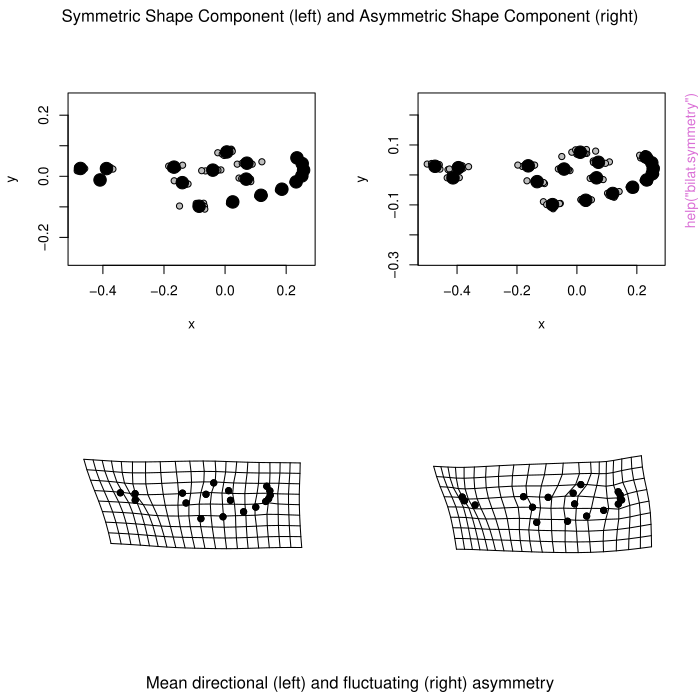

This figure's R source:
pkgname <- "geomorph"
source(file.path(R.home("share"), "R", "examples-header.R"))
options(warn = 1)
library('geomorph')

base::assign(".oldSearch", base::search(), pos = 'CheckExEnv')
base::assign(".old_wd", base::getwd(), pos = 'CheckExEnv')
cleanEx()
nameEx("arrayspecs")
### * arrayspecs

flush(stderr()); flush(stdout())

### Name: arrayspecs
### Title: Convert landmark data matrix into array (p x k x n)
### Aliases: arrayspecs
### Keywords: utilities

### ** Examples

x<-matrix(rnorm(18),nrow=3)  # Random triangles (all coordinates on same row for each triangle)
arrayspecs(x,3,2) 
 
x2<-matrix(rnorm(18),ncol=2) # Random triangles (each landmark on its own row)
arrayspecs(x2,3,2)



cleanEx()
nameEx("bilat.symmetry")
### * bilat.symmetry

flush(stderr()); flush(stdout())

### Name: bilat.symmetry
### Title: Analysis of bilateral symmetry
### Aliases: bilat.symmetry
### Keywords: analysis

### ** Examples

#Example of matching symmetry

data(mosquito)
gdf <- geomorph.data.frame(wingshape = mosquito$wingshape, ind=mosquito$ind, side=mosquito$side,
replicate=mosquito$replicate)
mosquito.sym <- bilat.symmetry(A = wingshape, ind = ind, side = side,
replicate = replicate, object.sym = FALSE, RRPP = TRUE, iter = 499, data = gdf)
summary(mosquito.sym)
plot(mosquito.sym, warpgrids = TRUE)
mosquito.sym$shape.anova # extract just the anova table on shape

# Previous example, performing GPA first
Y.gpa <- gpagen(mosquito$wingshape)
mosquito.sym2 <- bilat.symmetry(A = Y.gpa, ind = ind, side = side,
replicate = replicate, object.sym = FALSE, RRPP = TRUE, iter = 499, data = gdf)
summary(mosquito.sym2)
summary(mosquito.sym) # same results

#Example of object symmetry

data(scallops)
gdf <- geomorph.data.frame(shape = scallops$coorddata, ind=scallops$ind)
scallop.sym <- bilat.symmetry(A = shape, ind = ind, object.sym = TRUE, 
land.pairs=scallops$land.pairs, data = gdf, RRPP = TRUE, iter = 499)
summary(scallop.sym)

# Previous example, incorporating semilandmarks

scallop.sym <- bilat.symmetry(A = shape, ind = ind, object.sym = TRUE, 
curves= scallops$curvslide, surfaces = scallops$surfslide,
land.pairs=scallops$land.pairs, data = gdf, RRPP = TRUE, iter = 499)
summary(scallop.sym)
# NOTE one can also: plot(scallop.sym, warpgrids = TRUE, mesh = NULL)
# NOTE one can also: scallop.sym$data.type # recall the symmetry type



cleanEx()
nameEx("combine.subsets")
### * combine.subsets

flush(stderr()); flush(stdout())

### Name: combine.subsets
### Title: Combine separate landmark configurations
### Aliases: combine.subsets
### Keywords: utilities

### ** Examples

data(larvalMorph) 
head.gpa <- gpagen(larvalMorph$headcoords, curves = larvalMorph$head.sliders)
tail.gpa <- gpagen(larvalMorph$tailcoords, curves = larvalMorph$tail.sliders)
comb.lm <- combine.subsets(head = head.gpa, tail = tail.gpa, gpa = TRUE)
summary(comb.lm)
# Plot first specimen and color code landmarks 
# (configurations are actual relative size)
comb.lm$coords[,,1]
plot(comb.lm$coords[,,1], pch = 21, bg = c(rep(1,26), rep(2,64)), asp = 1)

# choose to override scaling by relative size 
comb.lm <- combine.subsets(head = head.gpa$coords, 
tail = tail.gpa$coords, gpa = FALSE, CS.sets = NULL)
summary(comb.lm)
plot(comb.lm$coords[,,1], pch = 21, bg = c(rep(1,26), rep(2,64)), asp = 1)



cleanEx()
nameEx("compare.CR")
### * compare.CR

flush(stderr()); flush(stdout())

### Name: compare.CR
### Title: Comparisons of Effect Sizes from Modularity Analyses
### Aliases: compare.CR
### Keywords: analysis

### ** Examples


### NOT RUN
# Example 1: Compare modular signal across datasets

# data(pupfish) 
# Y.gpa<-gpagen(pupfish$coords, print.progress = FALSE)    #GPA-alignment    
## landmarks on the body and operculum
# land.gps<-rep('a',56); land.gps[39:48]<-'b'

# group <- factor(paste(pupfish$Pop, pupfish$Sex, sep = "."))
# levels(group)

# coords.gp <- coords.subset(Y.gpa$coords, group)

# modularity.tests <- lapply(1:nlevels(group), function(j) modularity.test(coords.gp[[j]],
#  land.gps, iter = 499, print.progress = FALSE))
## the lapply function performs the modularity test on each 3D array in the lists provided

# modularity.tests[[1]]
# modularity.tests[[2]]
# modularity.tests[[3]]
# modularity.tests[[4]]

# group.Z <- compare.CR(modularity.tests, CR.null = FALSE)
# group.Z  ## NOTE: need a summary function 

# Example 2: Compare alternative modular hypotheses

# land.gps3 <- rep('a',56); land.gps3[39:48]<-'b'; land.gps3[c(6:9,28:38)] <- 'c' 
   #3 module hypothesis (tail now a module)
# land.gps4 <- rep('a',56); land.gps4[39:48]<-'b'; land.gps4[c(6:9,28:38)] <- 'c'; 
 # land.gps4[c(10,49:56)] <- 'd'  #4 module hypothesis (eye now a module)

# m3.test <- modularity.test(coords.gp$Marsh.F,land.gps3, iter = 499, print.progress = FALSE)
# m4.test <- modularity.test(coords.gp$Marsh.F,land.gps4, iter = 499, print.progress = FALSE)

# model.Z <- compare.CR(modularity.tests[[1]],m3.test,m4.test, CR.null = TRUE)
# model.Z 




cleanEx()
nameEx("compare.evol.rates")
### * compare.evol.rates

flush(stderr()); flush(stdout())

### Name: compare.evol.rates
### Title: Comparing net rates of shape evolution on phylogenies
### Aliases: compare.evol.rates
### Keywords: analysis

### ** Examples

data(plethspecies) 
Y.gpa<-gpagen(plethspecies$land)    #GPA-alignment    
 gp.end<-factor(c(0,0,1,0,0,1,1,0,0))  #endangered species vs. rest
 names(gp.end)<-plethspecies$phy$tip

ER<-compare.evol.rates(A=Y.gpa$coords, phy=plethspecies$phy,method="simulation",gp=gp.end,iter=999)
summary(ER)
plot(ER)



cleanEx()
nameEx("compare.multi.evol.rates")
### * compare.multi.evol.rates

flush(stderr()); flush(stdout())

### Name: compare.multi.evol.rates
### Title: Comparing net rates of shape evolution among traits on
###   phylogenies
### Aliases: compare.multi.evol.rates
### Keywords: analysis

### ** Examples


data(plethspecies) 
Y.gpa<-gpagen(plethspecies$land)    #GPA-alignment    
land.gp<-c("A","A","A","A","A","B","B","B","B","B","B")  #mandible and cranium subsets

EMR<-compare.multi.evol.rates(A=Y.gpa$coords,gp=land.gp, 
    Subset=TRUE, phy= plethspecies$phy,iter=999)
summary(EMR)
plot(EMR)



cleanEx()
nameEx("compare.pls")
### * compare.pls

flush(stderr()); flush(stdout())

### Name: compare.pls
### Title: Comparisons of Effect Sizes from Partial Least Squares
### Aliases: compare.pls
### Keywords: analysis

### ** Examples

# Example of comparative morphological integration between pupfish head and body shapes

 data(pupfish) # GPA previously performed
  
 group <- factor(paste(pupfish$Pop, pupfish$Sex, sep = "."))
 levels(group)
  
 tail.LM <- c(1:3, 5:9, 18:38)
 head.LM <- (1:56)[-tail.LM]

 tail.coords <- pupfish$coords[tail.LM,,]
 head.coords <- pupfish$coords[head.LM,,]
 
 # Subset 3D array by group, returning a list of 3D arrays
 tail.coords.gp <- coords.subset(tail.coords, group)
 head.coords.gp <- coords.subset(head.coords, group)

 integ.tests <- Map(function(x,y) integration.test(x, y, iter=499, print.progress = FALSE), 
 head.coords.gp, tail.coords.gp)
# the map function performs the integration test on each 3D array in the lists provided

 integ.tests$Marsh.F
 integ.tests$Marsh.M
 integ.tests$Sinkhole.F
 integ.tests$Sinkhole.M

 group.Z <- compare.pls(integ.tests)
 summary(group.Z)

 # Sexual dimorphism in morphological integration in one population
 # but not the other

 # can also list different PLS analyses, separately

 compare.pls(MF = integ.tests$Marsh.F, MM = integ.tests$Marsh.M)




cleanEx()
nameEx("coords.subset")
### * coords.subset

flush(stderr()); flush(stdout())

### Name: coords.subset
### Title: Subset landmark coordinates via a factor
### Aliases: coords.subset
### Keywords: utilities

### ** Examples

data(pupfish) 
group <- factor(paste(pupfish$Pop, pupfish$Sex))
levels(group)
new.coords <- coords.subset(A = pupfish$coords, group = group)
names(new.coords) # see the list levels
# group shape means
lapply(new.coords, mshape)




cleanEx()
nameEx("define.sliders")
### * define.sliders

flush(stderr()); flush(stdout())

### Name: define.sliders
### Title: Select points to "slide" along curves
### Aliases: define.sliders
### Keywords: utilities

### ** Examples

 
## (not run) Use interactive function in rgl window
 # data(scallops)
 # define.sliders(scallops$coorddata[,,1], nsliders=11,surfsliders = scallops$surfslide) 
 # here the first specimen is used for plotting purposes only
 
## Examples of AUTO mode 
 ## 1 curve of sliding semilandmark
 # Define sliders for scallopdata
 # sliders = define.sliders(c(5:16,1))

 ## 2 curves of sliding semilandmarks
 # Define sliders for 10 landmarks, where LMs 1, 5, and 10 fixed
 # 2, 3, and 4 are along a curve between 1 and 5
 # and 6, 7, 8, and 9 are along a curve between 5 and 10.
 # sliders = rbind(define.sliders(1:5), define.sliders(5:10)) 



cleanEx()
nameEx("estimate.missing")
### * estimate.missing

flush(stderr()); flush(stdout())

### Name: estimate.missing
### Title: Estimate locations of missing landmarks
### Aliases: estimate.missing
### Keywords: utilities

### ** Examples

data(plethodon)
plethland<-plethodon$land
  plethland[3,,2]<-plethland[8,,2]<-NA  #create missing landmarks
  plethland[3,,5]<-plethland[8,,5]<-plethland[9,,5]<-NA  
  plethland[3,,10]<-NA  
  
estimate.missing(plethland,method="TPS")
estimate.missing(plethland,method="Reg")



cleanEx()
nameEx("fixed.angle")
### * fixed.angle

flush(stderr()); flush(stdout())

### Name: fixed.angle
### Title: Rotate a subset of 2D landmarks to common articulation angle
### Aliases: fixed.angle
### Keywords: utilities

### ** Examples

#Example using Plethodon
#Articulation point is landmark 1, rotate mandibular landmarks (2-5) relative to cranium

data(plethspecies) 
# Using specific points:
newLM1 <- fixed.angle(plethspecies$land,
art.pt=1, angle.pts.1 = 5, 
angle.pts.2 = 6, rot.pts = c(2,3,4,5))
Y.gpa1 <- gpagen(newLM1)
plot(Y.gpa1, mean = FALSE)

# Using centroids from subsets
newLM2 <- fixed.angle(plethspecies$land,art.pt=1, 
angle.pts.1 = c(1, 6:11), 
angle.pts.2 = 2:5, 
rot.pts = NULL, angle = 20, 
degrees = TRUE) # rotated points same as second partition
Y.gpa2 <- gpagen(newLM2)
plot(Y.gpa2, mean = FALSE)




cleanEx()
nameEx("geomorph.data.frame")
### * geomorph.data.frame

flush(stderr()); flush(stdout())

### Name: geomorph.data.frame
### Title: Create a data frame with shape data
### Aliases: geomorph.data.frame
### Keywords: utilities

### ** Examples

data(plethodon) 
Y.gpa <- gpagen(plethodon$land,PrinAxes=FALSE)
gdf <- geomorph.data.frame(Y.gpa)
attributes(gdf)

gdf <- geomorph.data.frame(Y.gpa, species = plethodon$species, site = plethodon$site)
attributes(gdf)

# Using geomorph.data.frame to facilitate analysis
anova(procD.lm(coords ~ Csize + species * site, data = gdf))



cleanEx()
nameEx("globalIntegration")
### * globalIntegration

flush(stderr()); flush(stdout())

### Name: globalIntegration
### Title: Quantify global integration relative to self-similarity
### Aliases: globalIntegration
### Keywords: analysis

### ** Examples

data(plethodon) 
Y.gpa<-gpagen(plethodon$land)    #GPA-alignment    

globalIntegration(Y.gpa$coords)



cleanEx()
nameEx("gm.prcomp")
### * gm.prcomp

flush(stderr()); flush(stdout())

### Name: gm.prcomp
### Title: Principal components analysis of shape data
### Aliases: gm.prcomp
### Keywords: visualization

### ** Examples

 data(plethspecies) 
 Y.gpa <- gpagen(plethspecies$land)    #GPA-alignment
 
 ### PCA 
 pleth.raw <- gm.prcomp(Y.gpa$coords)
 summary(pleth.raw)
 
 ### PCA with phylogeny (result is same as above, but with additional components)
 pleth.phylo <- gm.prcomp(Y.gpa$coords, phy = plethspecies$phy)
 summary(pleth.phylo)
 
 #### Plotting
 plot(pleth.raw)
 gps <- as.factor(c(rep("gp1", 5), rep("gp2", 4))) # Two random groups
 par(mar=c(2, 2, 2, 2))
 plot(pleth.raw, pch=22, cex = 1.5, bg = gps) # Modify options as desired
 #  Add things as desired using standard R plotting
 text(par()$usr[1], 0.1*par()$usr[3], labels = "PC1 - 45.64%", pos = 4, font = 2)
 text(0, 0.95*par()$usr[4], labels = "PC2 - 18.80%", pos = 4, font = 2)
 legend("topleft", pch=22, pt.bg = unique(gps), legend = levels(gps))
 
 ### Phylomorphospace plot
 plot(pleth.phylo, pch=21, bg=1:nrow(pleth.phylo$x), phylo = TRUE,
      phylo.par = list(edge.color="grey", node.cex=0)); title(main="phylomorphospace")
 text(pleth.phylo$x, labels = labels(pleth.phylo$x)[[1]],
      pos = 2, font = 4) 
 text(pleth.phylo$anc.x, labels = 1:nrow(pleth.phylo$anc.x),
      adj = c(-0.1, -0.1), font = 2) 
 
 ### Visualize shape variation using picknplot.shape Because picknplot requires 
 ### user decisions, the following example
 ### is not run (but can be with removal of #).
 ### For detailed options, see the picknplot help file
 # picknplot.shape(plot(pleth.phylo))
 




graphics::par(get("par.postscript", pos = 'CheckExEnv'))
cleanEx()
nameEx("gpagen")
### * gpagen

flush(stderr()); flush(stdout())

### Name: gpagen
### Title: Generalized Procrustes analysis of points, curves, and surfaces
### Aliases: gpagen
### Keywords: analysis

### ** Examples

# Example 1: fixed points only
data(plethodon) 
Y.gpa <- gpagen(plethodon$land,PrinAxes=FALSE)
summary(Y.gpa)
plot(Y.gpa)

# Example 2: points and semilandmarks on curves
data(hummingbirds)

###Slider matrix
hummingbirds$curvepts

# Using bending energy for sliding
Y.gpa <- gpagen(hummingbirds$land,curves=hummingbirds$curvepts,ProcD=FALSE)   
summary(Y.gpa)
plot(Y.gpa)


# Using Procrustes Distance for sliding
Y.gpa <- gpagen(hummingbirds$land,curves=hummingbirds$curvepts,ProcD=TRUE)   
summary(Y.gpa)
plot(Y.gpa)


# Example 3: points, curves and surfaces
data(scallops)

# Using Procrustes Distance for sliding
Y.gpa <- gpagen(A=scallops$coorddata, curves=scallops$curvslide, surfaces=scallops$surfslide)
# NOTE can summarize as: summary(Y.gpa)
# NOTE can plot as: plot(Y.gpa) 



cleanEx()
nameEx("gridPar")
### * gridPar

flush(stderr()); flush(stdout())

### Name: gridPar
### Title: Set up parameters for grids, points, and links in
###   plotRefToTarget
### Aliases: gridPar
### Keywords: utilities visualization

### ** Examples

data(plethodon) 
Y.gpa<-gpagen(plethodon$land)    #GPA-alignment
ref<-mshape(Y.gpa$coords)
plotRefToTarget(ref,Y.gpa$coords[,,39]) # default settings

# Altering points and links
GP1 <- gridPar(pt.bg = "red", pt.size = 1, link.col="blue", link.lwd=2, n.col.cell=50)
plotRefToTarget(ref,Y.gpa$coords[,,39], gridPars=GP1, mag=2, 
links=plethodon$links, method="TPS")

# Altering point color
GP2 <- gridPar(pt.bg = "green", pt.size = 1) 
plotRefToTarget(ref,Y.gpa$coords[,,39], gridPars=GP2, mag=3, method="vector")

# Altering ref and target points
GP3 <- gridPar(pt.bg = "blue", pt.size = 1.5, tar.pt.bg = "orange", tar.pt.size = 1) 
plotRefToTarget(ref,Y.gpa$coords[,,39], gridPars=GP3, mag=3, method="points")

# Altering outline color
GP4 <- gridPar(tar.out.col = "red", tar.out.cex = 0.3) 
plotRefToTarget(ref,Y.gpa$coords[,,39], gridPars=GP4, mag=3, 
outline=plethodon$outline, method="TPS")

# Altering text labels
GP5 <- gridPar(txt.pos = 3, txt.col = "red") 
plotRefToTarget(ref,Y.gpa$coords[,,39], gridPars=GP5, mag=3, method="vector", label=TRUE)



cleanEx()
nameEx("integration.test")
### * integration.test

flush(stderr()); flush(stdout())

### Name: integration.test
### Title: Quantify morphological integration between modules
### Aliases: integration.test
### Keywords: analysis

### ** Examples

data(plethodon) 
Y.gpa<-gpagen(plethodon$land)    #GPA-alignment    
#landmarks on the skull and mandible assigned to partitions
land.gps<-c("A","A","A","A","A","B","B","B","B","B","B","B") 
IT <- integration.test(Y.gpa$coords, partition.gp=land.gps, iter=999)
summary(IT) # Test summary
plot(IT) # PLS plot

 
 ### Visualize shape variation using picknplot.shape Because picknplot requires 
 ### user decisions, the following example
 ### is not run (but can be with removal of #).
 ### For detailed options, see the picknplot help file
 # picknplot.shape(plot(IT))

IT$left.pls.vectors # extracting just the left (first block) singular vectors



cleanEx()
nameEx("interlmkdist")
### * interlmkdist

flush(stderr()); flush(stdout())

### Name: interlmkdist
### Title: Calculate linear distances between landmarks
### Aliases: interlmkdist
### Keywords: utilities

### ** Examples

 
data(plethodon)
# Make a matrix defining three interlandmark distances 
lmks <- matrix(c(8,9,6,12,4,2), ncol=2, byrow=TRUE, 
dimnames = list(c("eyeW", "headL", "mouthL"),c("start", "end")))
# where 8-9 is eye width; 6-12 is head length; 4-2 is mouth length
# or alternatively
lmks <- data.frame(eyeW = c(8,9), headL = c(6,12), mouthL = c(4,2), 
row.names = c("start", "end")) 
A <- plethodon$land
lineardists <- interlmkdist(A, lmks)



cleanEx()
nameEx("modularity.test")
### * modularity.test

flush(stderr()); flush(stdout())

### Name: modularity.test
### Title: Evaluate the degree of modular signal in shape data
### Aliases: modularity.test
### Keywords: analysis

### ** Examples

data(pupfish) 
Y.gpa<-gpagen(pupfish$coords, print.progress = FALSE)    #GPA-alignment    
 #landmarks on the body and operculum
land.gps<-rep('a',56); land.gps[39:48]<-'b'

MT <- modularity.test(Y.gpa$coords,land.gps,CI=FALSE,iter=99)
summary(MT) # Test summary
plot(MT) # Histogram of CR sampling distribution 
# Result implies modularity present



cleanEx()
nameEx("morphol.disparity")
### * morphol.disparity

flush(stderr()); flush(stdout())

### Name: morphol.disparity
### Title: Morphological disparity for one or more groups of specimens
### Aliases: morphol.disparity
### Keywords: analysis

### ** Examples

data(plethodon)
Y.gpa<-gpagen(plethodon$land, print.progress = FALSE)    #GPA-alignment
gdf <- geomorph.data.frame(Y.gpa, species = plethodon$species, 
site = plethodon$site)

# Morphological disparity for entire data set
morphol.disparity(coords ~ 1, groups = NULL, data = gdf, 
iter = 999, print.progress = FALSE)

# Morphological disparity for entire data set, accounting for allometry
morphol.disparity(coords ~ Csize, groups= NULL, data = gdf, 
iter = 999, print.progress = FALSE)

# Morphological disparity without covariates, using overall mean
morphol.disparity(coords ~ 1, groups= ~ species*site, data = gdf, 
iter = 999, print.progress = FALSE)

# Morphological partial disparities for overal mean
morphol.disparity(coords ~ 1, groups= ~ species*site, partial = TRUE, 
data = gdf, iter = 999, print.progress = FALSE)

# Morphological disparity without covariates, using group means
morphol.disparity(coords ~ species*site, groups= ~species*site, 
data = gdf, iter = 999, print.progress = FALSE)

# Morphological disparity of different groups than those 
# described by the linear model
morphol.disparity(coords ~ Csize + species*site, groups= ~ species, 
data = gdf, iter = 999, print.progress = FALSE)

# Extracting components
MD <- morphol.disparity(coords ~ Csize + species*site, groups= ~ species, 
data = gdf, iter = 999, print.progress = FALSE)
MD$Procrustes.var # just the Procrustes variances


### Morphol.disparity can be used with previously-defined 
### procD.lm or lm.rrpp class objects

data(plethspecies)
Y.gpa<-gpagen(plethspecies$land)    #GPA-alignment
gp.end<-factor(c(0,0,1,0,0,1,1,0,0))  #endangered species vs. rest
names(gp.end)<-plethspecies$phy$tip

gdf <- geomorph.data.frame(Y.gpa, phy = plethspecies$phy, gp.end = gp.end)

pleth.ols <- procD.lm(coords ~ Csize + gp.end, 
data = gdf, iter = 999) # ordinary least squares
pleth.pgls <- procD.pgls(coords ~ Csize + gp.end, phy = phy, 
data = gdf, iter = 999) # phylogenetic generalized least squares

summary(pleth.ols)
summary(pleth.pgls)

morphol.disparity(f1 = pleth.ols, groups = ~ gp.end, data = gdf, 
iter = 999, print.progress = FALSE)
morphol.disparity(f1 = pleth.pgls, groups = ~ gp.end, data = gdf, 
iter = 999, print.progress = FALSE)

 ### Morphol.disparity using RRPP
 PW <- pairwise(pleth.ols, groups = gp.end)
 summary(PW, test.type = 'var')




cleanEx()
nameEx("mshape")
### * mshape

flush(stderr()); flush(stdout())

### Name: mshape
### Title: Estimate mean shape for a set of aligned specimens
### Aliases: mshape
### Keywords: utilities

### ** Examples

data(plethodon)
Y.gpa<-gpagen(plethodon$land)    #GPA-alignment

mshape(Y.gpa$coords)   #mean (consensus) configuration



cleanEx()
nameEx("phylo.integration")
### * phylo.integration

flush(stderr()); flush(stdout())

### Name: phylo.integration
### Title: Quantify phylogenetic morphological integration between two or
###   more sets of variables under Brownian motion
### Aliases: phylo.integration
### Keywords: analysis

### ** Examples


data(plethspecies) 
Y.gpa<-gpagen(plethspecies$land)    #GPA-alignment
land.gps<-c("A","A","A","A","A","B","B","B","B","B","B") 

IT<- phylo.integration(Y.gpa$coords,partition.gp=land.gps,phy=plethspecies$phy,iter=999)
summary(IT) # Test summary
plot(IT) # PLS plot

 ### Visualize shape variation using picknplot.shape Because picknplot requires 
 ### user decisions, the following example
 ### is not run (but can be with removal of #).
 ### For detailed options, see the picknplot help file
 # picknplot.shape(plot(IT))




cleanEx()
nameEx("phylo.modularity")
### * phylo.modularity

flush(stderr()); flush(stdout())

### Name: phylo.modularity
### Title: Evaluate the degree of phylogenetic modular signal in Procrustes
###   shape variables
### Aliases: phylo.modularity
### Keywords: analysis

### ** Examples

data(plethspecies)
Y.gpa<-gpagen(plethspecies$land)    #GPA-alignment
land.gps<-c("A","A","A","A","A","B","B","B","B","B","B") 

MT <- phylo.modularity(Y.gpa$coords, partition.gp=land.gps, phy=plethspecies$phy, 
CI = FALSE, iter=499)
summary(MT) # Test summary
plot(MT) # Histogram of CR sampling distribution 



cleanEx()
nameEx("physignal")
### * physignal

flush(stderr()); flush(stdout())

### Name: physignal
### Title: Assessing phylogenetic signal in Procrustes shape variables
### Aliases: physignal
### Keywords: analysis

### ** Examples

data(plethspecies) 
Y.gpa<-gpagen(plethspecies$land)    #GPA-alignment    

#Test for phylogenetic signal in shape
PS.shape <- physignal(A=Y.gpa$coords,phy=plethspecies$phy,iter=999)
summary(PS.shape)
plot(PS.shape)

#Test for phylogenetic signal in size
PS.size <- physignal(A=Y.gpa$Csize,phy=plethspecies$phy,iter=999)
summary(PS.size)
plot(PS.size)



cleanEx()
nameEx("picknplot.shape")
### * picknplot.shape

flush(stderr()); flush(stdout())

### Name: picknplot.shape
### Title: Pick points in geomorph scatterplots to visualize shape
###   variation
### Aliases: picknplot.shape
### Keywords: visualization

### ** Examples


### Because picknplot requires user decisions, the following examples
### are not run (but can be with removal of #s)

# 2d
# data(plethodon) 
# Y.gpa <- gpagen(plethodon$land)
# pleth.pca <- gm.prcomp(Y.gpa$coords)
# pleth.pca.plot <- plot(pleth.pca)
# picknplot.shape(pleth.pca.plot) 
# May change arguments for plotRefToTarget
# picknplot.shape(plot(pleth.pca), method = "points", mag = 3, links=plethodon$links)

# 2d with phylogeny
# data(plethspecies) 
# Y.gpa <- gpagen(plethspecies$land)
# gps <- as.factor(c(rep("gp1", 5), rep("gp2", 4))) # Two random groups
# pleth.phylo <- gm.prcomp(Y.gpa$coords, plethspecies$phy)
# pleth.phylomorphospace <- plot(pleth.phylo, phylo = TRUE, cex = 2, pch = 22, 
# bg = gps, phylo.par = list(edge.color = "blue", edge.width = 2, edge.lty = 2,
# node.pch = 22, node.bg = "black"))
# links.species <- plethodon$links[-11,]
# links.species[11, 1] <- 11
# picknplot.shape(pleth.phylomorphospace, method = "points", links = links.species)

# 2d allometry 
# gdf <- geomorph.data.frame(Y.gpa, site = plethodon$site, 
# species = plethodon$species) 
# fit <- procD.lm(coords ~ log(Csize), data=gdf, iter=0, print.progress = FALSE)
# Predline
# PA <- plotAllometry(fit, size = gdf$Csize, logsz = TRUE, method = "PredLine", pch = 19)
# picknplot.shape(PA)

# 3d and two-b-pls
# data("scallops")
# Y.gpa <- gpagen(scallops$coorddata, curves = scallops$curvslide, 
#              surfaces = scallops$surfslide)
# PLS <- two.b.pls(Y.gpa$coords, Y.gpa$Csize)
# PLS.plot = plot(PLS)
# picknplot.shape(PLS.plot)



cleanEx()
nameEx("plotAllSpecimens")
### * plotAllSpecimens

flush(stderr()); flush(stdout())

### Name: plotAllSpecimens
### Title: Plot landmark coordinates for all specimens
### Aliases: plotAllSpecimens
### Keywords: visualization

### ** Examples

data(plethodon) 
Y.gpa<-gpagen(plethodon$land)    #GPA-alignment

plotAllSpecimens(Y.gpa$coords,links=plethodon$links)



cleanEx()
nameEx("plotAllometry")
### * plotAllometry

flush(stderr()); flush(stdout())

### Name: plotAllometry
### Title: Plotting to assist visualization of shape-size covariation
###   (allometry)
### Aliases: plotAllometry
### Keywords: utilities

### ** Examples


# Simple allometry
data(plethodon) 
Y.gpa <- gpagen(plethodon$land, print.progress = FALSE)    #GPA-alignment  

gdf <- geomorph.data.frame(Y.gpa, site = plethodon$site, 
species = plethodon$species) 
fit <- procD.lm(coords ~ log(Csize), data=gdf, iter=0, print.progress = FALSE)

# Predline
plotAllometry(fit, size = gdf$Csize, logsz = TRUE, method = "PredLine", pch = 19)

# same as
logSize <- log(gdf$Csize)
plot(fit, type = "regression", reg.type = "PredLine", predictor = logSize, pch = 19)

# RegScore
plotAllometry(fit, size = gdf$Csize, logsz = TRUE, method = "RegScore", pch = 19)

# same as
plot(fit, type = "regression", reg.type = "RegScore", predictor = logSize, pch = 19)

# CAC
plotAllometry(fit, size = gdf$Csize, logsz = TRUE, method = "CAC", pch = 19)

# same (first plot) as
PLS <- two.b.pls(log(gdf$Csize), gdf$coords, print.progress = FALSE)
plot(PLS)

# Group Allometries
fit2 <- procD.lm(coords ~ Csize * species * site, data=gdf, iter=0, print.progress = FALSE)

# CAC (should not change from last time; model change has no effect)
plotAllometry(fit2, size = gdf$Csize, logsz = TRUE, method = "CAC", pch = 19)

# Predline
plotAllometry(fit2, size = gdf$Csize, logsz = TRUE, method = "PredLine", 
pch = 19, col = as.numeric(interaction(gdf$species, gdf$site)))

# RegScore
plotAllometry(fit2, size = gdf$Csize, logsz = TRUE, method = "RegScore", 
pch = 19, col = as.numeric(interaction(gdf$species, gdf$site)))

# Size-Shape PCA

pc.plot <- plotAllometry(fit2, size = gdf$Csize, logsz = TRUE, method = "size.shape", 
pch = 19, col = as.numeric(interaction(gdf$species, gdf$site)))
summary(pc.plot$size.shape.PCA)

# Are species' shape differences just a manifestation of shape allometry?

fit3 <- procD.lm(coords ~ species, data=gdf, iter=0, print.progress = FALSE)
plotAllometry(fit3, size = gdf$Csize, logsz = TRUE, method = "RegScore", 
pch = 19, col = as.numeric(gdf$species))

# No evidence this is the case




cleanEx()
nameEx("plotGMPhyloMorphoSpace")
### * plotGMPhyloMorphoSpace

flush(stderr()); flush(stdout())

### Name: plotGMPhyloMorphoSpace
### Title: Plot phylogenetic tree and specimens in tangent space
### Aliases: plotGMPhyloMorphoSpace
### Keywords: visualization

### ** Examples

data(plethspecies) 
Y.gpa<-gpagen(plethspecies$land)    #GPA-alignment    

plotGMPhyloMorphoSpace(plethspecies$phy,Y.gpa$coords)
plotGMPhyloMorphoSpace(plethspecies$phy,Y.gpa$coords, 
                 plot.param=list(t.bg="blue",txt.col="red",n.cex=1))
#NOTE: 3D plot also available: plotGMPhyloMorphoSpace(plethspecies$phy,Y.gpa$coords, zaxis= "time",
#                 plot.param=list(n.cex=2, n.bg="blue"), shadow=TRUE)



cleanEx()
nameEx("plotOutliers")
### * plotOutliers

flush(stderr()); flush(stdout())

### Name: plotOutliers
### Title: Find potential outliers
### Aliases: plotOutliers
### Keywords: utilities

### ** Examples

data(plethodon)
# let's make some outliers
newland <- plethodon$land
newland[c(1,8),,2] <- newland[c(8,1),,2]
newland[c(3,11),,26] <- newland[c(11,3),,2]
Y<- gpagen(newland) # GPA
out <- plotOutliers(Y$coords) # function returns dimnames and address of all specimens ordered
plotOutliers(Y$coords, inspect.outliers = TRUE) # function also produces plots of 
# identified outlier specimens compared to the mean shape

# example with groups
plotOutliers(Y$coords, groups = plethodon$species, inspect.outliers = TRUE)
 



cleanEx()
nameEx("plotRefToTarget")
### * plotRefToTarget

flush(stderr()); flush(stdout())

### Name: plotRefToTarget
### Title: Plot shape differences between a reference and target specimen
### Aliases: plotRefToTarget
### Keywords: visualization

### ** Examples

# Two dimensional data
data(plethodon) 
Y.gpa<-gpagen(plethodon$land)    #GPA-alignment
ref<-mshape(Y.gpa$coords)
plotRefToTarget(ref,Y.gpa$coords[,,39])
plotRefToTarget(ref,Y.gpa$coords[,,39],mag=2,outline=plethodon$outline)   #magnify by 2X
plotRefToTarget(ref,Y.gpa$coords[,,39],method="vector",mag=3)
plotRefToTarget(ref,Y.gpa$coords[,,39],method="points",outline=plethodon$outline)
plotRefToTarget(ref,Y.gpa$coords[,,39],gridPars=gridPar(pt.bg = "green", pt.size = 1),
method="vector",mag=3)

# Three dimensional data
# data(scallops)
# Y.gpa<-gpagen(A=scallops$coorddata, curves=scallops$curvslide, surfaces=scallops$surfslide)
# ref<-mshape(Y.gpa$coords)
# plotRefToTarget(ref,Y.gpa$coords[,,1],method="points")
# scallinks <- matrix(c(1,rep(2:16, each=2),1), nrow=16, byrow=TRUE)
# plotRefToTarget(ref,Y.gpa$coords[,,1],gridPars=gridPar(tar.pt.bg = "blue", tar.link.col="blue",
# tar.link.lwd=2), method="points", links = scallinks)




cleanEx()
nameEx("plotTangentSpace")
### * plotTangentSpace

flush(stderr()); flush(stdout())

### Name: plotTangentSpace
### Title: Plot specimens in tangent space
### Aliases: plotTangentSpace
### Keywords: visualization

### ** Examples

data(plethodon) 
Y.gpa<-gpagen(plethodon$land)    #GPA-alignment

gp <- interaction(plethodon$species, plethodon$site) # group must be a factor
plotTangentSpace(Y.gpa$coords, groups = gp) 

## To save and use output
PCA <- plotTangentSpace(Y.gpa$coords, groups = gp, legend=TRUE) 
summary(PCA)
PCA$pc.shapes
PCA$rotation

##To change colors of groups
col.gp <- rainbow(length(levels(gp))) 
   names(col.gp) <- levels(gp)
col.gp <- col.gp[match(gp, names(col.gp))] # col.gp must NOT be a factor
plotTangentSpace(Y.gpa$coords, groups = col.gp)

## To plot residual shapes from an allometry regression (note: must add mean back in!) 
plotTangentSpace(arrayspecs(resid(lm(two.d.array(Y.gpa$coords)~log(Y.gpa$Csize)))+
         predict(lm(two.d.array(Y.gpa$coords)~1)),12,2))



cleanEx()
nameEx("plotspec")
### * plotspec

flush(stderr()); flush(stdout())

### Name: plotspec
### Title: Plot 3D specimen, fixed landmarks and surface semilandmarks
### Aliases: plotspec
### Keywords: visualization

### ** Examples

# data(scallopPLY)
# ply <- scallopPLY$ply
# digitdat <- scallopPLY$coords
# plotspec(spec=ply,digitspec=digitdat,fixed=16, centered =TRUE)



cleanEx()
nameEx("procD.lm")
### * procD.lm

flush(stderr()); flush(stdout())

### Name: procD.lm
### Title: Procrustes ANOVA/regression for Procrustes shape variables
### Aliases: procD.lm
### Keywords: analysis

### ** Examples

### ANOVA example for Goodall's F test (multivariate shape vs. factors)
data(plethodon) 
Y.gpa <- gpagen(plethodon$land)    #GPA-alignment  
gdf <- geomorph.data.frame(Y.gpa, 
site = plethodon$site, 
species = plethodon$species) # geomorph data frame

fit1 <- procD.lm(coords ~ species * site, 
data = gdf, iter = 999, 
RRPP = FALSE, print.progress = FALSE) # randomize raw values
fit2 <- procD.lm(coords ~ species * site, 
data = gdf, iter = 999, 
RRPP = TRUE, print.progress = FALSE) # randomize residuals

summary(fit1)
summary(fit2)

# RRPP example applications

coef(fit2)
coef(fit2, test = TRUE)
anova(fit2) # same as summary
anova(fit2, effect.type = "Rsq")
# if species and site were modeled as random effects ...
anova(fit2, error = c("species:site", "species:site", "Residuals"))  
# not run, because it is a large object to print 
# remove # to run
# predict(fit2) 

# TPS plots for fitted values of some specimens

M <- Y.gpa$consensus
plotRefToTarget(M, fit2$GM$fitted[,,1], mag = 3)
plotRefToTarget(M, fit2$GM$fitted[,,20], mag = 3)

### THE FOLLOWING ILLUSTRATES SIMPLER SOLUTIONS FOR 
### THE NOW DEPRECATED advanced.procD.lm FUNCTION AND
### PERFORM ANALYSES ALSO FOUND VIA THE morphol.disparity FUNCTION
### USING THE pairwise FUNCTION

# Comparison of LS means, with log(Csize) as a covariate

# Model fits
fit.null <- procD.lm(coords ~ log(Csize) + species + site, data = gdf, 
iter = 999, print.progress = FALSE)
fit.full <- procD.lm(coords ~ log(Csize) + species * site, data = gdf, 
iter = 999, print.progress = FALSE)

# ANOVA, using anova.lm.rrpp function from the RRPP package (replaces advanced.procD.lm)
anova(fit.null, fit.full, print.progress = FALSE)

# Pairwise tests, using pairwise function from the RRPP package
gp <-  interaction(gdf$species, gdf$site)

PW <- pairwise(fit.full, groups = gp, covariate = NULL)

# Pairwise distances between means, summarized two ways (replaces advanced.procD.lm):
summary(PW, test.type = "dist", confidence = 0.95, stat.table = TRUE)
summary(PW, test.type = "dist", confidence = 0.95, stat.table = FALSE)

# Pairwise comaprisons of group variances, two ways (same as morphol.disaprity):
summary(PW, test.type = "var", confidence = 0.95, stat.table = TRUE)
summary(PW, test.type = "var", confidence = 0.95, stat.table = FALSE)
morphol.disparity(fit.full, groups = gp, iter=999)

### Regression example
data(ratland)
rat.gpa<-gpagen(ratland)         #GPA-alignment
gdf <- geomorph.data.frame(rat.gpa) # geomorph data frame is easy without additional input

fit <- procD.lm(coords ~ Csize, data = gdf, iter = 999, 
RRPP = TRUE, print.progress = FALSE) 
summary(fit)

### Extracting objects and plotting options
# diagnostic plots
plot(fit, type = "diagnostics") 
# diagnostic plots, including plotOutliers
plot(fit, type = "diagnostics", outliers = TRUE) 

# PC plot rotated to major axis of fitted values
plot(fit, type = "PC", pch = 19, col = "blue") 
# Regression-type plots

# Use fitted values from the model to make prediction lines
plot(fit, type = "regression", 
predictor = gdf$Csize, reg.type = "RegScore", 
pch = 19, col = "green")

# Uses coefficients from the model to find the projected regression scores
rat.plot <- plot(fit, type = "regression", 
predictor = gdf$Csize, reg.type = "RegScore", 
pch = 21, bg = "yellow") 

# TPS grids for min and max scores in previous plot
preds <- shape.predictor(fit$GM$fitted, x = rat.plot$RegScore, 
                        predmin = min(rat.plot$RegScore), 
                        predmax = max(rat.plot$RegScore))
M <- rat.gpa$consensus
plotRefToTarget(M, preds$predmin, mag=2)
plotRefToTarget(M, preds$predmax, mag=2)
                        
attributes(fit)
fit$fitted[1:3, ] # the fitted values (first three specimens)
fit$GM$fitted[,, 1:3] # the fitted values as Procrustes coordinates (same specimens)

### THE FOLLOWING ILLUSTRATES SIMPLER SOLUTIONS FOR 
### THE NOW DEPRECATED nested.update FUNCTION USING
### THE anova GENERIC FUNCTION

data("larvalMorph")
Y.gpa <- gpagen(larvalMorph$tailcoords, curves = larvalMorph$tail.sliders,
ProcD = TRUE, print.progress = FALSE)
gdf <- geomorph.data.frame(Y.gpa, treatment = larvalMorph$treatment, 
family = larvalMorph$family)

fit <- procD.lm(coords ~ treatment/family, data = gdf, 
print.progress = FALSE, iter = 199)
anova(fit) # treatment effect not adjusted
anova(fit, error = c("treatment:family", "Residuals")) # treatment effect updated (adjusted)






cleanEx()
nameEx("procD.pgls")
### * procD.pgls

flush(stderr()); flush(stdout())

### Name: procD.pgls
### Title: Phylogenetic ANOVA/regression for Procrustes shape variables
### Aliases: procD.pgls
### Keywords: analysis

### ** Examples

### Example of D-PGLS for high-dimensional data 
data(plethspecies)
Y.gpa<-gpagen(plethspecies$land)    #GPA-alignment
gdf <- geomorph.data.frame(Y.gpa, phy = plethspecies$phy)
pleth.pgls <- procD.pgls(coords ~ Csize, phy = phy, data = gdf, iter = 999)
anova(pleth.pgls)
summary(pleth.pgls)  #similar output

### Working with procD.pgls objects
predict(pleth.pgls)
plot(pleth.pgls, type="regression", reg.type="RegScore", predictor = gdf$Csize)
attributes(pleth.pgls) # Note the PGLS object
attributes(pleth.pgls$PGLS) # PGLS details embedded within PGLS object
pleth.pgls$LM$Pcov # the projection matrix derived from the phylogenetic covariance matrix
pleth.pgls$pgls.fitted # the PGLS fitted values 
pleth.pgls$GM$pgls.fitted # The same fitted values, in a 3D array



cleanEx()
nameEx("read.ply")
### * read.ply

flush(stderr()); flush(stdout())

### Name: read.ply
### Title: Read mesh data (vertices and faces) from ply files
### Aliases: read.ply
### Keywords: IO

### ** Examples

# If the file has no mesh color, or color is undesirable, user can assign this as follows:
# Using the example scallop PLY
data(scallopPLY) 
myply <- scallopPLY$ply
myply$material$color <- "gray" # using color word
myply$material$color <- "#FCE6C9" # using RGB code



cleanEx()
nameEx("readland.shapes")
### * readland.shapes

flush(stderr()); flush(stdout())

### Name: readland.shapes
### Title: Read landmark data from a shapes object (StereoMorph)
### Aliases: readland.shapes
### Keywords: IO

### ** Examples

# A true example is not possible, as digitizing experiences are unqiue, but here is a general set-up
# myShapes <- readShapes("myDigitizingFile") # data from readShapes from StereoMorph 
# myGMdata <- readland.shapes(myShapes) # just reading in the fixed landmarks
# myGMdata <- readland.shapes(myShapes, 
#      nCurvePts = c(10, 15, 5), 
#      continuous.curve = 2) # fixed landmarks plus curve points for three curves, one closed
# myGPA <- gpagen(myGMdata, ProcD = FALSE) # GPA perfomed with minimized bending energy



cleanEx()
nameEx("rotate.coords")
### * rotate.coords

flush(stderr()); flush(stdout())

### Name: rotate.coords
### Title: Rotate or flip landmark or coordinate configurations
### Aliases: rotate.coords
### Keywords: utilities

### ** Examples

data(plethodon)
Y.gpa <- gpagen(plethodon$land)
plot(Y.gpa)
Y.gpa2 <- rotate.coords(Y.gpa, "flipX")
plot(Y.gpa2)
Y.gpa3 <- rotate.coords(Y.gpa2, "rotateCC")
plot(Y.gpa3)

spec1 <- Y.gpa$coords[,,1]
plot(spec1, asp = 1)
spec1 <- rotate.coords(spec1, "flipY")
plot(spec1, asp = 1)

specs1to3 <- Y.gpa$coords[,,1:3]
plotAllSpecimens(specs1to3)
specs1to3 <- rotate.coords(specs1to3, "rotateC")
plotAllSpecimens(specs1to3)



cleanEx()
nameEx("shape.predictor")
### * shape.predictor

flush(stderr()); flush(stdout())

### Name: shape.predictor
### Title: Shape prediction from numeric predictors
### Aliases: shape.predictor

### ** Examples

# Examples using Plethodon data

data("plethodon")

Y.gpa <- gpagen(plethodon$land)    #GPA-alignment    
plotTangentSpace(Y.gpa$coords)

preds <- shape.predictor(Y.gpa$coords, x= NULL, Intercept = FALSE, 
pred1 = -0.1, pred2 = 0.1) # PC 1 extremes, sort of
M <- mshape(Y.gpa$coords)
plotRefToTarget(M, preds$pred1)
plotRefToTarget(M, preds[[1]]) # same result
plotRefToTarget(M, preds$pred2)

PCA <- plotTangentSpace(Y.gpa$coords)
PC <- PCA$pc.scores[,1]
preds <- shape.predictor(Y.gpa$coords, x= PC, Intercept = FALSE, 
pred1 = min(PC), pred2 = max(PC)) # PC 1 extremes, more technically
plotRefToTarget(M, preds$pred1)
plotRefToTarget(M, preds$pred2)

PC <- PCA$pc.scores[,1:2]
# user-picked spots - can be anything, but it in this case, apparent groups
preds <- shape.predictor(Y.gpa$coords, x= PC, Intercept = FALSE, 
                        pred1 = c(0.045,-0.02), pred2 = c(-0.025,0.06), pred3 = c(-0.06,-0.04)) 
plotRefToTarget(M, preds$pred1)
plotRefToTarget(M, preds$pred2)
plotRefToTarget(M, preds$pred3)

# allometry example - straight-up allometry

preds <- shape.predictor(Y.gpa$coords, x= log(Y.gpa$Csize), Intercept = TRUE, 
                        predmin = min(log(Y.gpa$Csize)), predmax = max(log(Y.gpa$Csize))) 

plotRefToTarget(M, preds$predmin, mag=3)
plotRefToTarget(M, preds$predmax, mag=3)

# allometry example - using RegScore or PredLine via procD.lm

gdf <- geomorph.data.frame(Y.gpa)
plethAllometry <- procD.lm(coords ~ log(Csize), data=gdf)
allom.plot <- plot(plethAllometry, 
type = "regression", 
predictor = log(gdf$Csize),
reg.type ="RegScore") # make sure to have a predictor 

preds <- shape.predictor(plethAllometry$GM$fitted, x= allom.plot$RegScore, Intercept = FALSE, 
                        predmin = min(allom.plot$RegScore), 
                        predmax = max(allom.plot$RegScore)) 
plotRefToTarget(M, preds$predmin, mag=3)
plotRefToTarget(M, preds$predmax, mag=3)

allom.plot <- plot(plethAllometry, 
type = "regression", 
predictor = log(gdf$Csize),
reg.type ="PredLine")
preds <- shape.predictor(plethAllometry$GM$fitted, x= allom.plot$PredLine, Intercept = FALSE, 
                        predmin = min(allom.plot$PredLine), 
                        predmax = max(allom.plot$PredLine)) 
plotRefToTarget(M, preds$predmin, mag=3)
plotRefToTarget(M, preds$predmax, mag=3)

# using factors via PCA

gdf <- geomorph.data.frame(Y.gpa, species = plethodon$species, site = plethodon$site)
pleth <- procD.lm(coords ~ species*site, data=gdf)
PCA <- prcomp(pleth$fitted)
plot(PCA$x, asp=1, pch=19)

means <- unique(round(PCA$x,3))
means # note: suggests 3 PCs useful enough

preds <- shape.predictor(arrayspecs(pleth$fitted, 12,2), x= PCA$x[,1:3],
                        Intercept = FALSE,
                        pred1 = means[1,1:3], 
                        pred2 = means[2,1:3],
                        pred3 = means[3,1:3], 
                        pred4 = means[4,1:3])                   
plotRefToTarget(M, preds$pred1, mag=2)
plotRefToTarget(M, preds$pred2, mag=2)
plotRefToTarget(M, preds$pred3, mag=2)
plotRefToTarget(M, preds$pred4, mag=2)

# Using a design matrix for factors

X <- pleth$X
X # includes intercept; remove for better functioning 
X <- X[,-1]
symJord <- c(0,1,0) # design for P. Jordani in sympatry
alloJord <- c(0,0,0) # design for P. Jordani in allopatry
preds <- shape.predictor(arrayspecs(pleth$fitted, 12,2), x = X, Intercept = TRUE, 
                        symJord=symJord, alloJord=alloJord)
plotRefToTarget(M, preds$symJord, mag=2)
plotRefToTarget(M, preds$alloJord, mag=2)

# PLS Example

data(plethShapeFood) 
Y.gpa<-gpagen(plethShapeFood$land)    #GPA-alignment    

# 2B-PLS between head shape and food use data
PLS <-two.b.pls(A1 = plethShapeFood$food, A2 = Y.gpa$coords, iter=999) 
summary(PLS)
plot(PLS)

preds <- shape.predictor(Y.gpa$coords, plethShapeFood$food, Intercept = FALSE,
                        method = "PLS",
                        pred1 = 2, pred2 = -4, pred3 = 2.5) # using PLS plot as a guide
M <- mshape(Y.gpa$coords)
plotRefToTarget(M, preds$pred1, mag=2)
plotRefToTarget(M, preds$pred2, mag=2)
plotRefToTarget(M, preds$pred3, mag=2)




cleanEx()
nameEx("shapeHulls")
### * shapeHulls

flush(stderr()); flush(stdout())

### Name: shapeHulls
### Title: Update Plots with Convex Hulls for Groups
### Aliases: shapeHulls
### Keywords: utilities

### ** Examples


# Via procD.lm and plot.procD.lm

data("pupfish")
gdf <- geomorph.data.frame(coords = pupfish$coords, Sex = pupfish$Sex,
Pop = pupfish$Pop)
fit <- procD.lm(coords ~ Pop * Sex, data = gdf, print.progress = FALSE)
pc.plot <- plot(fit, type = "PC", pch = 19)
shapeHulls(pc.plot)

pc.plot <- plot(fit, type = "PC", pch = 19)
groups <- interaction(gdf$Pop, gdf$Sex)

shapeHulls(pc.plot, groups = groups, 
group.cols = c("dark red", "dark red", "dark blue", "dark blue"),
group.lwd = rep(2, 4), group.lty = c(2, 1, 2, 1))

legend("topright", levels(groups), 
col = c("dark red", "dark red", "dark blue", "dark blue"),
lwd = rep(2,4), lty = c(2, 1, 2, 1))

pc.plot <- plot(fit, type = "PC", pch = 19)
shapeHulls(pc.plot, groups = gdf$Sex, group.cols = c("black", "black"), 
group.lwd = rep(2, 2), group.lty = c(2, 1))
legend("topright", levels(gdf$Sex), lwd = 2, lty = c(2, 1))

# Via gm.prcomp and plot.gm.prcomp

data(plethspecies) 
Y.gpa <- gpagen(plethspecies$land)    #GPA-alignment
pleth.phylo <- gm.prcomp(Y.gpa$coords, phy = plethspecies$phy)
summary(pleth.phylo)

pc.plot <- plot(pleth.phylo, phylo = TRUE)
gp <- factor(c(rep(1, 5), rep(2, 4)))
shapeHulls(pc.plot, groups = gp, group.cols = 1:2, 
group.lwd = rep(2, 2), group.lty = c(2, 1))
legend("topright", c("P. cinereus clade", "P. hubrichti clade"), 
col = 1:2, lwd = 2, lty = c(2, 1))



cleanEx()
nameEx("two.b.pls")
### * two.b.pls

flush(stderr()); flush(stdout())

### Name: two.b.pls
### Title: Two-block partial least squares analysis for Procrustes shape
###   variables
### Aliases: two.b.pls
### Keywords: analysis

### ** Examples

data(plethShapeFood) 
Y.gpa<-gpagen(plethShapeFood$land)    #GPA-alignment    

#2B-PLS between head shape and food use data
PLS <-two.b.pls(Y.gpa$coords,plethShapeFood$food,iter=999)
summary(PLS)
plot(PLS)
 
 ### Visualize shape variation using picknplot.shape Because picknplot requires 
 ### user decisions, the following example
 ### is not run (but can be with removal of #).
 ### For detailed options, see the picknplot help file
 # picknplot.shape(plot(PLS))
 




cleanEx()
nameEx("two.d.array")
### * two.d.array

flush(stderr()); flush(stdout())

### Name: two.d.array
### Title: Convert (p x k x n) data array into 2D data matrix
### Aliases: two.d.array
### Keywords: utilities

### ** Examples

data(plethodon) 
plethodon$land    #original data in the form of 3D array

two.d.array(plethodon$land)   # Convert to a 2D data matrix



### * <FOOTER>
###
cleanEx()
options(digits = 7L)
base::cat("Time elapsed: ", proc.time() - base::get("ptime", pos = 'CheckExEnv'),"\n")
grDevices::dev.off()
###
### Local variables: ***
### mode: outline-minor ***
### outline-regexp: "\\(> \\)?### [*]+" ***
### End: ***
quit('no')
